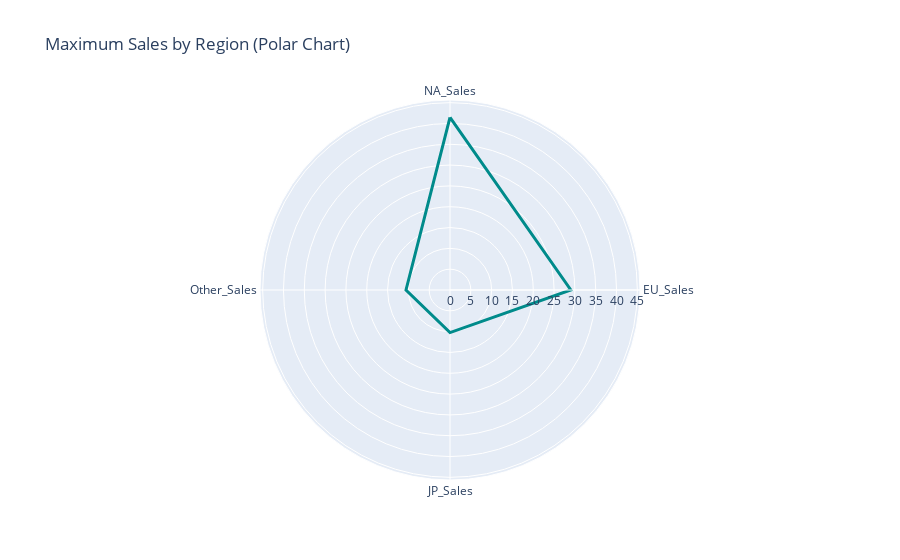

The code cell stored with this chart in its notebook:
### Markdown cell above
### Radar chart: Sales by Region

### Code cell
#Radar chart https://plotly.com/python/radar-chart/ 

# Aggregate maximum sales for each region
region_sales = {
    'NA_Sales': vgsales_df['NA_Sales'].max(),
    'EU_Sales': vgsales_df['EU_Sales'].max(),
    'JP_Sales': vgsales_df['JP_Sales'].max(),
    'Other_Sales': vgsales_df['Other_Sales'].max()
}

# Convert to a DataFrame
region_df = pd.DataFrame(list(region_sales.items()), columns=['Region', 'Max_Sales'])

# Create the polar line plot
fig = px.line_polar(region_df, r='Max_Sales', theta='Region', line_close=True,
                    title='Maximum Sales by Region (Polar Chart)')

# Enhance the hover template
fig.update_traces(
    hovertemplate='Region: %{theta}<br>Max Sales: $%{r:,.2f}<extra></extra>',
    line=dict(width=3, color='darkcyan')
)

# Update layout for better visualization

fig.update_layout(
    polar=dict(
        radialaxis=dict(
            visible=True,
            title="",
            range=[0, max(region_df['Max_Sales']) * 1.1]  # Add a bit of space for visual clarity
        )
    ),
    showlegend=False
)

# Display the plot
fig.show()

### Figure 1 — Plotly figure (JSON) as saved in the notebook; plotly's stock layout.template omitted (floating-point values rounded to 4 significant figures)
{"data": [{"hovertemplate": "Region: %{theta}<br>Max Sales: $%{r:,.2f}<extra></extra>", "legendgroup": "", "line": {"color": "darkcyan", "dash": "solid", "width": 3}, "marker": {"symbol": "circle"}, "mode": "lines", "name": "", "r": [41.49, 29.02, 10.22, 10.57, 41.49], "showlegend": false, "subplot": "polar", "theta": ["NA_Sales", "EU_Sales", "JP_Sales", "Other_Sales", "NA_Sales"], "type": "scatterpolar"}], "layout": {"legend": {"tracegroupgap": 0}, "polar": {"angularaxis": {"direction": "clockwise", "rotation": 90}, "domain": {"x": [0, 1], "y": [0, 1]}, "radialaxis": {"range": [0, 45.64], "title": {"text": ""}, "visible": true}}, "showlegend": false, "title": {"text": "Maximum Sales by Region (Polar Chart)"}}}
